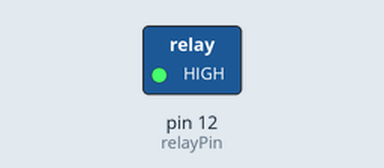
The sketch below on a simulated Arduino Uno, built with avr-gcc and run on an emulated ATmega328P. Parts: switched loads named in the sketch (green lamp = pin HIGH).

Above: at 1.5 s.
At 4.5 s:
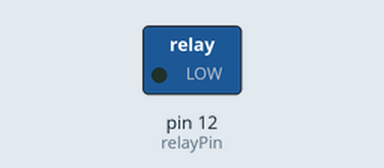
Timing chart, 0 to 7.8 s (numbered marks = the images above):
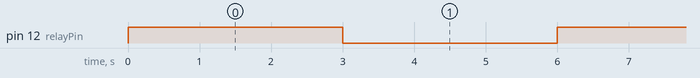

Measured:
- by itself, pin 12 (relayPin): alternates HIGH for 3.0 s and LOW for 3.0 s

The sketch:

relay.ino
```cpp
// Define the pin where relay coil is connected
int relayPin = 12;

//setup
void setup()
{
    //sets relayPin as an output
    pinMode(relayPin, OUTPUT);
}

//main loop
void loop()
{
    // switch relay and wait
    digitalWrite(relayPin, HIGH);
    delay(3000);

    // switch relay and wait
    digitalWrite(relayPin, LOW);
    delay(3000);
}
```
